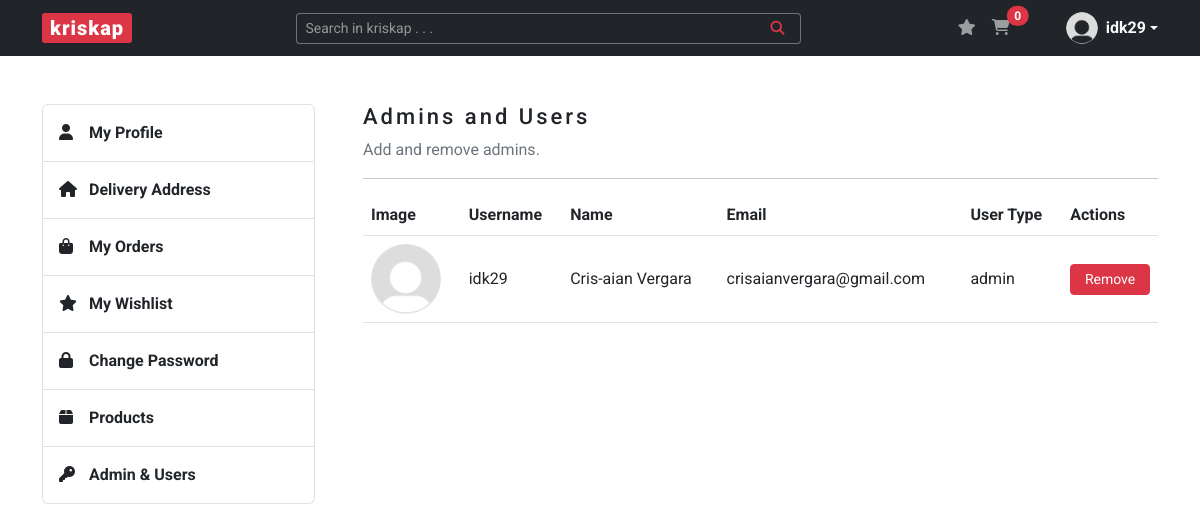
The page /admin (signed in) on the database as committed earlier.
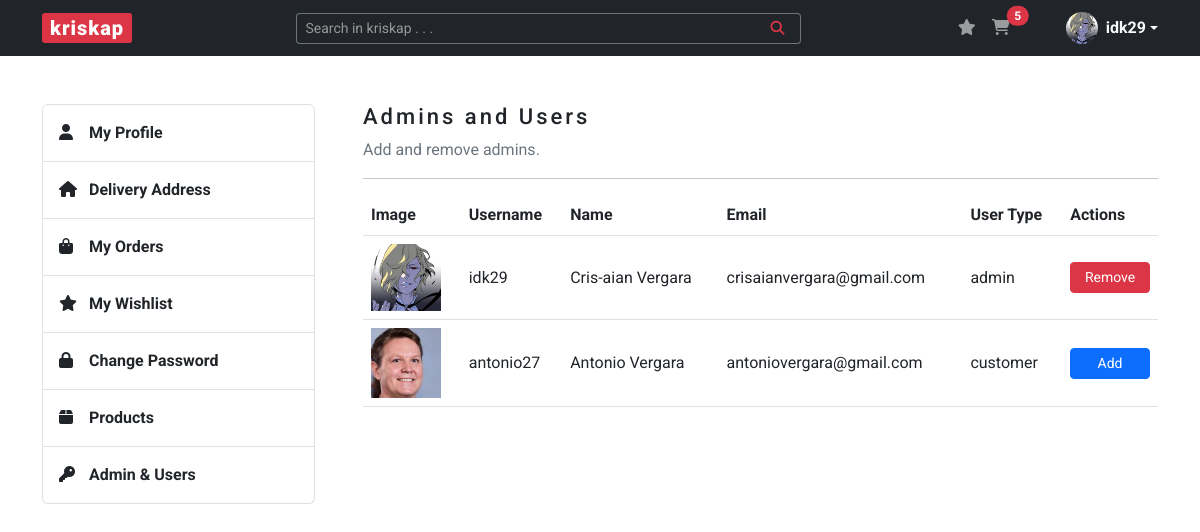
The same page on the database as committed later.
### kriskap/models.py (models this page shows, shortened)
class User(db.Model, UserMixin):
    __tablename__ = "users"
    id = db.Column(db.Integer, primary_key=True)
    user_type = db.Column(db.String(20), nullable=False)
    username = db.Column(db.String(20), unique=True, nullable=False)
    name = db.Column(db.String(100), nullable=False)
    email = db.Column(db.String(100), unique=True, nullable=False)
    image_file = db.Column(db.String(250), nullable=False, default="default.png")
    password = db.Column(db.String(100), nullable=False)
    carts = relationship("Cart", back_populates="buyer")
    wishlists = relationship("Wishlist", back_populates="wisher")
    addresses = relationship("Address", back_populates="buyer")
    orders = relationship("Order", back_populates="buyer")

### kriskap/admins/routes.py (the view)
@admins.route("/admin")
@login_required
@admin_only
def admin():
    users = User.query.all()
    return render_template("admin.html", title="Admin", users=users)

### kriskap/models.py (called while the page is built)
@login_manager.user_loader
def load_user(user_id):
    return User.query.get(int(user_id))

### kriskap/users/utils.py (called while the page is built)
def admin_only(f):
    @wraps(f)
    def decorated_function(*args, **kwargs):
        if current_user.user_type != "admin":
            return abort(403)
        return f(*args, **kwargs)
    return decorated_function

### kriskap/templates/admin.html (shortened to what this page needs)
{% extends "base.html" %}
{% block content %}
    <section id="section-admin" class="content-section mb-5">
        <div class="row justify-content-between">
            {% include "aside.html" %}
            <div class="col-lg-9 ps-lg-5">
                <h3>Admins and Users</h3>
                <p class="text-secondary">Add and remove admins.</p>
                <hr>
                <table class="table">
                    <thead>
                      <tr>
                        <th scope="col">Image</th>
                        <th scope="col">Username</th>
                        <th scope="col">Name</th>
                        <th scope="col">Email</th>
                        <th scope="col">User Type</th>
                        <th scope="col">Actions</th>
                      </tr>
                    </thead>
                    <tbody>
                    {% for user in users %}
                        <tr class="align-middle">
                            <td><img width="70px" src="{{ url_for('static', filename='img/profile_pics/' + user.image_file) }}" alt="Image Preview" class="image_view"></td>
                            <td>{{ user.username }}</td>
                            <td>{{ user.name }}</td>
                            <td>{{ user.email }}</td>
                            <td>{{ user.user_type }}</td>
                            <td>
                                {% if user.user_type != "admin" %}
                                    <a href="{{ url_for('admins.add_admin', user_id = user.id) }}" class="btn btn-primary btn-sm w-100">Add</a>
                                {% else %}
                                    <a href="#removeModal{{ user.id }}" class="btn btn-danger btn-sm w-100" data-bs-toggle="modal">Remove</a>
                                {% endif %}
                            </td>
                        </tr>
                    {% endfor %}
                    </tbody>
                </table>
            </div>
        </div>
    </section>
{% endblock %}

### kriskap/templates/base.html (shortened to what this page needs)
<!DOCTYPE html>
<html lang="en">
<head>
    <link rel="stylesheet" href="https://cdn.jsdelivr.net/npm/bootstrap@5.3.0-alpha1/dist/css/bootstrap.min.css">
    <link rel="stylesheet" href="{{ url_for('static', filename='css/styles.css') }}">
</head>
<body>
    <header>
        <nav class="navbar navbar-expand-lg navbar-dark bg-dark">
            <div class="container">
                <a class="navbar-brand px-2 py-0" href="{{ url_for('main.home') }}">kriskap</a>
                <div class="collapse navbar-collapse" id="navbarSupportedContent">
                    <form method="POST" action="{{ url_for('products.search_product') }}" class="d-flex ms-auto form-search w-50" role="search">
                        <div class="input-group input-group-sm">
                            <input name="search-product" type="text" class="form-control text-bg-dark border-secondary border-end-0" placeholder="Search in kriskap . . ." aria-label="Search in kriskap . . ." aria-describedby="button-addon">
                            <button class="btn btn-outline-danger border-start-0 border-secondary" type="submit" id="button-addon"><i class="fa-solid fa-magnifying-glass px-2"></i></button>
                        </div>
                    </form>
                    <ul class="navbar-nav ms-auto mb-2 mb-lg-0 notification-cart">
                        <li class="nav-item">
                            <a href="{{ url_for('wishlists.wishlist') }}" class="nav-link d-inline-block">
                                <i class="fa-solid fa-star"></i>
                            </a>
                        </li>
                        <li class="nav-item me-5">
                            <a href="{{ url_for('carts.cart') }}" class="nav-link position-relative d-inline-block">
                                <i class="fa-solid fa-cart-shopping"></i>
                                {% if current_user.is_authenticated %}
                                    <span id="cartTotal" class="position-absolute start-100 translate-middle badge rounded-pill bg-danger">
                                        {% set items = [] %}
                                        {{ items | sum }}
                                    </span>
                                {% endif %}
                            </a>
                        </li>
                        {% if current_user.is_authenticated %}
                        <li class="dropdown d-flex align-items-center">
                            <a href="#" class="d-flex align-items-center text-light text-decoration-none dropdown-toggle" data-bs-toggle="dropdown" aria-expanded="false">
                                <img src="{{ url_for('static', filename='img/profile_pics/' + current_user.image_file) }}" alt="" width="32" height="32" class="rounded-circle me-2">
                                <strong>{{ current_user.username }}</strong>
                            </a>
                        </li>
                        {% endif %}
                    </ul>
                </div>
            </div>
        </nav>
    </header>
    <main class="container mt-5">
        {% block content %} {% endblock %}
    </main>
</body>
</html>

### kriskap/templates/aside.html
<aside class="col-lg-3 pe-0 mb-3">
    <div class="list-group">
        <a class="list-group-item list-group-item-action py-3" href="{{ url_for('users.account') }}"><i class="fa-solid fa-user"></i>My Profile</a>
        <a class="list-group-item list-group-item-action py-3" href="{{ url_for('addresses.address') }}"><i class="fa-solid fa-house"></i>Delivery Address</a>
        <a class="list-group-item list-group-item-action py-3" href="{{ url_for('orders.order') }}"><i class="fa-solid fa-bag-shopping"></i>My Orders</a>
        <a class="list-group-item list-group-item-action py-3" href="{{ url_for('wishlists.wishlist') }}"><i class="fa-solid fa-star"></i>My Wishlist</a>
        <a class="list-group-item list-group-item-action py-3" href="{{ url_for('password.change_password') }}"><i class="fa-solid fa-lock"></i>Change Password</a>
        {% if current_user.user_type == "admin" %}
            <a class="list-group-item list-group-item-action py-3" href="{{ url_for('products.product') }}"><i class="fa-solid fa-box"></i>Products</a>
            <a class="list-group-item list-group-item-action py-3" href="{{ url_for('admins.admin') }}"><i class="fa-solid fa-key"></i>Admin & Users</a>
        {% endif %}
    </div>
</aside>

### kriskap/static/css/styles.css (style rules this page uses)
body { font-family: "Roboto", sans-serif; color: #212529; }
h3, legend { font-size: 1.375rem; font-weight: 500; line-height: 1.65rem; letter-spacing: 3px; }
a { color: #212529; text-decoration: none; }
.navbar-brand { background-color: #dc3545; border-radius: 3px; font-weight: 900; letter-spacing: 1px; }
.form-control::placeholder { color: #979797; opacity: 1; }
.list-group-item { font-weight: 700; }
.list-group-item i { width: 1.875rem; }

Rows that differ between the two databases and show on the page:
changed User "idk29": image_file: picture added in place of a placeholder
added User: image_file (picture), username "antonio27", name "Antonio Vergara", email "antoniovergara@gmail.com", user_type "customer"
Other text that changed with them:
{{ items | sum }}: "0" → "5"
